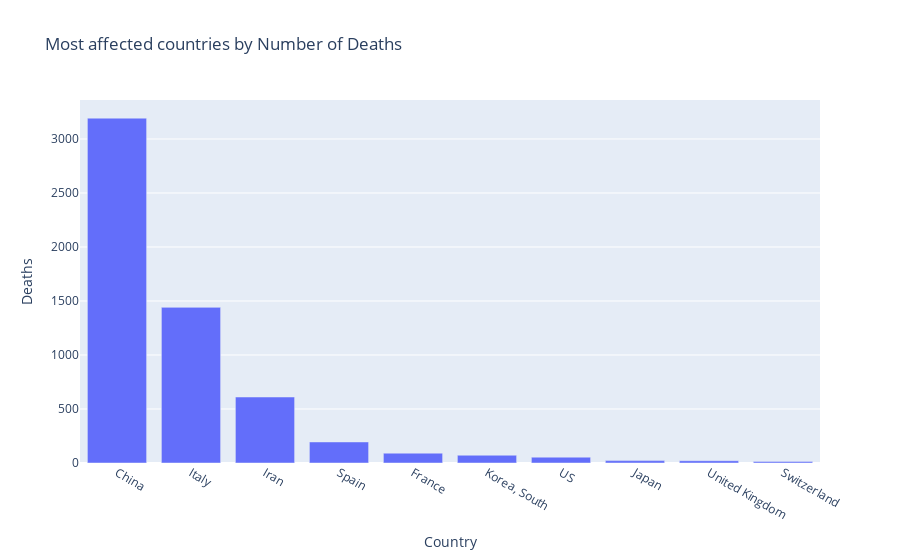

This figure's notebook cell:
### Markdown cell above
# 1.Death By Country

### Code cell
most_effected=data.groupby(['Country'],as_index=False)['Deaths'].last().sort_values(by="Deaths",ascending=False)[:10]
fig=px.bar(most_effected,x="Country",y="Deaths",title="Most affected countries by Number of Deaths")
fig.show()

### Figure 1 — Plotly figure (JSON) as saved in the notebook; plotly's stock layout.template omitted (floating-point values rounded to 4 significant figures)
{"data": [{"alignmentgroup": "True", "hoverlabel": {"namelength": 0}, "hovertemplate": "Country=%{x}<br>Deaths=%{y}", "legendgroup": "", "marker": {"color": "#636efa"}, "name": "", "offsetgroup": "", "orientation": "v", "showlegend": false, "textposition": "auto", "type": "bar", "x": ["China", "Italy", "Iran", "Spain", "France", "Korea, South", "US", "Japan", "United Kingdom", "Switzerland"], "xaxis": "x", "y": [3193, 1441, 611, 195, 91, 72, 54, 22, 21, 13], "yaxis": "y"}], "layout": {"barmode": "relative", "legend": {"tracegroupgap": 0}, "title": {"text": "Most affected countries by Number of Deaths"}, "xaxis": {"anchor": "y", "domain": [0, 1], "title": {"text": "Country"}}, "yaxis": {"anchor": "x", "domain": [0, 1], "title": {"text": "Deaths"}}}}
